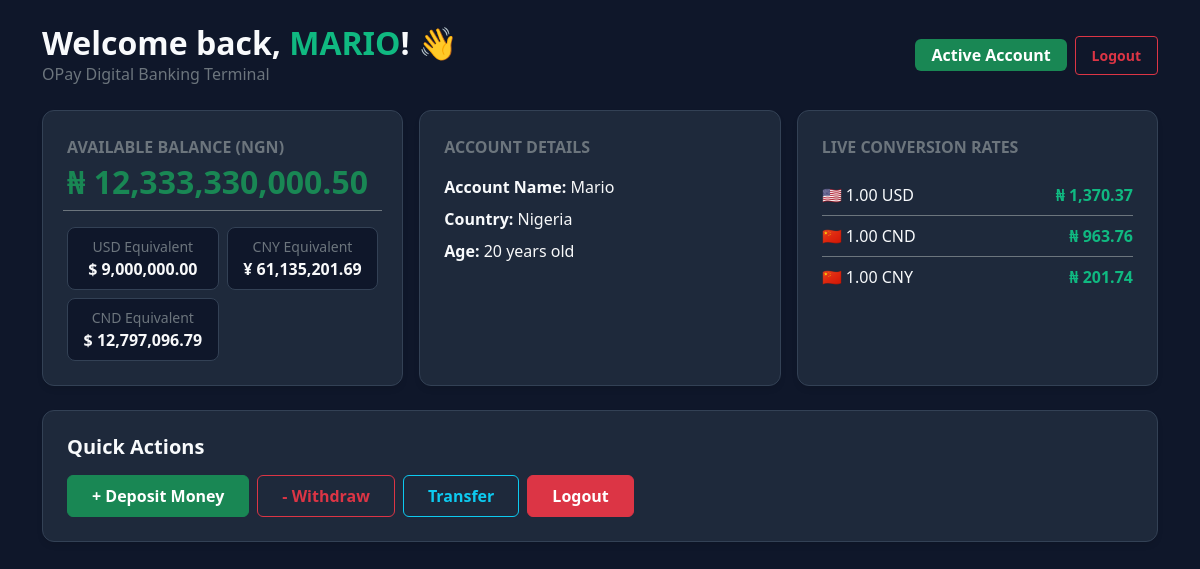
The app's page /dashboard (signed in) with its own data.
### tables this page shows
CREATE TABLE Users(
        UserID INTEGER PRIMARY KEY,
        Username TEXT,
        Password TEXT
    , Balance REAL DEFAULT 20000, Dollar_Balance INTEGER);

CREATE TABLE User_Info(
            ID INTEGER PRIMARY KEY,
            Age INTEGER NOT NULL,
            Country TEXT NOT NULL,
            FOREIGN KEY (ID) REFERENCES Users(UserID)
        );

### GUI/app.py (the view)
@app.route("/dashboard")
def dashboard():
    if 'username' not in session:
        return redirect(url_for('login'))
    username = session['username']
    conn = sql.connect('database.db')
    cur = conn.cursor()
    cur.execute("""
        SELECT Username, Age, Country, Balance
        FROM Users
        JOIN User_Info
        ON User_Info.ID = Users.UserID
        WHERE Username = ?
        """, (username,))
    user_info = cur.fetchone()
    conn.close()
    if user_info:
        user_balance = user_info[3]
        user_country = user_info[2]
        user_age = user_info[1]
    else:
        flash('You do not have an account', 'danger')
        return redirect(url_for('login'))
    return render_template(
        'dashboard.html',
        balance = user_balance,
        username_1 = username,
        age = user_age,
        country = user_country,
        usd_rate = USD_RATE,
        cny_rate = CNY_RATE,
        cnd_rate = CND_RATE
                        )

### GUI/app.py (called while the page is built)
@app.context_processor
def inject_exchange_rates():
    return {
        'USD_RATE': round(USD_RATE, 2),
        'CNY_RATE': round(CNY_RATE, 2),
        'CND_RATE': round(CND_RATE, 2)
    }

### GUI/templates/dashboard.html (shortened to what this page needs)
<!DOCTYPE html>
<html lang="en">
<head>
    <link rel="stylesheet" href="{{ url_for('static', filename='bootstrap-5.3.8-dist/css/bootstrap.min.css') }}" />
</head>
<body class="py-4">
    <div class="container">
        <div class="d-flex justify-content-between align-items-center mb-4">
            <div>
                <h2 class="fw-bold mb-0">Welcome back, <span class="text-accent">{{ username_1.upper() }}</span>! 👋</h2>
                <p class="text-secondary mb-0">OPay Digital Banking Terminal</p>
            </div>
            <div class="d-flex align-items-center gap-2">
                <span class="badge bg-success fs-6 px-3 py-2">Active Account</span>
                <a href="{{ url_for('logout') }}" class="btn btn-outline-danger btn-sm px-3 py-2 fw-semibold">
                    Logout
                </a>
            </div>
        </div>
        <div class="row g-3 mb-4">
            <div class="col-md-6 col-lg-4">
                <div class="dashboard-card p-4 h-100 d-flex flex-column justify-content-between">
                    <div>
                        <p class="text-secondary mb-1 fw-bold text-uppercase fs-7">Available Balance (NGN)</p>
                        <h2 class="fs-2 fw-bold text-success mb-3 text-break">₦ {{ "{:,.2f}".format(balance) }}</h2>
                    </div>
                    <div class="row g-2 pt-2 border-top border-secondary">
                        <div class="col-6">
                            <div class="currency-pill text-center">
                                <span class="text-secondary small d-block">USD Equivalent</span>
                                <span class="text-break fw-bold text-light">$ {{ "{:,.2f}".format(balance / (usd_rate if usd_rate else 1370.37)) }}</span>
                            </div>
                        </div>
                        <div class="col-6">
                            <div class="currency-pill text-center">
                                <span class="text-secondary small d-block">CNY Equivalent</span>
                                <span class="text-break fw-bold text-light">¥ {{ "{:,.2f}".format(balance / (cny_rate if cny_rate else 201.74)) }}</span>
                            </div>
                        </div>
                        <div class="col-6">
                            <div class="currency-pill text-center">
                                <span class="text-secondary small d-block">CND Equivalent</span>
                                <span class="text-break fw-bold text-light">$ {{ "{:,.2f}".format(balance / (cnd_rate if cnd_rate else 963.76)) }}</span>
                            </div>
                        </div>
                    </div>
                </div>
            </div>
            <div class="col-md-6 col-lg-4">
                <div class="dashboard-card p-4 h-100">
                    <p class="text-secondary mb-1 fw-bold text-uppercase fs-7">Account Details</p>
                    <div class="mt-3">
                        <p class="mb-2"><strong>Account Name:</strong> <span class="text-light">{{ username_1 }}</span></p>
                        <p class="mb-2"><strong>Country:</strong> <span class="text-light">{{ country }}</span></p>
                        <p class="mb-0"><strong>Age:</strong> <span class="text-light">{{ age }} years old</span></p>
                    </div>
                </div>
            </div>
            <div class="col-md-12 col-lg-4">
                <div class="dashboard-card p-4 h-100">
                    <p class="text-secondary mb-1 fw-bold text-uppercase fs-7">Live Conversion Rates</p>
                    <ul class="list-unstyled mb-0 mt-3">
                        <li class="d-flex justify-content-between align-items-center py-2 border-bottom border-secondary">
                            <span>🇺🇸 1.00 USD</span>
                            <span class="fw-bold text-accent">₦ {{ "{:,.2f}".format(usd_rate) if usd_rate else "1,370.37" }}</span>
                        </li>
                        <li class="d-flex justify-content-between align-items-center py-2 pt-2 border-bottom border-secondary">
                            <span>🇨🇳 1.00 CND</span>
                            <span class="fw-bold text-accent">₦ {{ "{:,.2f}".format(cnd_rate) if cnd_rate else "963.76" }}</span>
                        </li>
                        <li class="d-flex justify-content-between align-items-center py-2 pt-2">
                            <span>🇨🇳 1.00 CNY</span>
                            <span class="fw-bold text-accent">₦ {{ "{:,.2f}".format(cny_rate) if cny_rate else "201.74" }}</span>
                        </li>
                    </ul>
                </div>
            </div>
        </div>
        <div class="dashboard-card p-4 mb-4">
            <h5 class="fw-bold mb-3">Quick Actions</h5>
            <div class="d-flex gap-2 flex-wrap">
                <a href="{{ url_for('deposit') }}" class="btn btn-success px-4 py-2 fw-semibold">
                    + Deposit Money
                </a>
                <a href="{{ url_for('withdraw') }}" class="btn btn-outline-danger px-4 py-2 fw-semibold">
                    - Withdraw
                </a>
                <a href="{{ url_for('transfer')}}" class="btn btn-outline-info px-4 py-2 fw-semibold">
                    Transfer
                </a>
                <a href="{{ url_for('logout') }}" class="btn btn-danger px-4 py-2 fw-semibold">
                    Logout
                </a>
            </div>
        </div>
    </div>
</body>
</html>

### GUI/templates/dashboard.html (style rules this page uses)
body { background-color: #0f172a; color: #f8fafc; min-height: 100vh; }
.dashboard-card { background: #1e293b; border: 1px solid #334155; border-radius: 12px; color: #f8fafc; box-shadow: 0 4px 6px -1px rgba(0, 0, 0, 0.1); }
.text-accent { color: #10b981; }
.currency-pill { background-color: #0f172a; border: 1px solid #334155; border-radius: 8px; padding: 8px 12px; }

### records on screen
Users: upper "MARIO", Balance "12,333,330,000.50", balance/(usd_rateifusd_rateelse1370.37) "9,000,000.00", balance/(cny_rateifcny_rateelse201.74) "61,135,201.69", balance/(cnd_rateifcnd_rateelse963.76) "12,797,096.79", Username "Mario"
User_Info: Country "Nigeria"

### other values on screen
{{ age }} "20"
{{ "{:,.2f}".format(usd_rate) if usd_rate else "1,370.37" }} "1,370.37"
{{ "{:,.2f}".format(cnd_rate) if cnd_rate else "963.76" }} "963.76"
{{ "{:,.2f}".format(cny_rate) if cny_rate else "201.74" }} "201.74"
